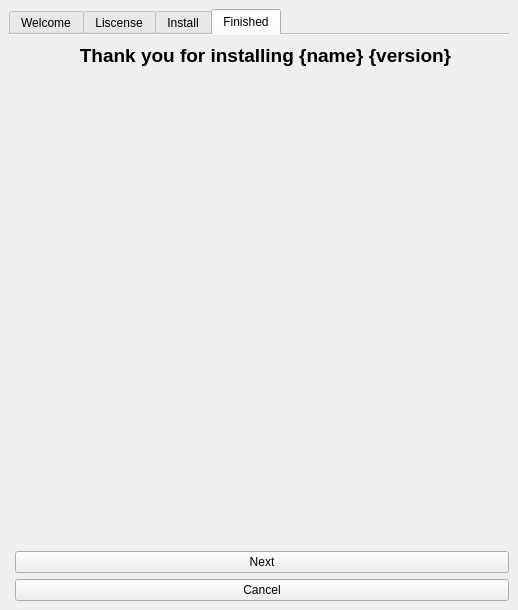
<?xml version="1.0" encoding="UTF-8"?>
<ui version="4.0">
 <author>Derek Baier</author>
 <class>MainWindow</class>
 <widget class="QMainWindow" name="MainWindow">
  <property name="geometry">
   <rect>
    <x>0</x>
    <y>0</y>
    <width>502</width>
    <height>610</height>
   </rect>
  </property>
  <property name="maximumSize">
   <size>
    <width>502</width>
    <height>10000</height>
   </size>
  </property>
  <property name="acceptDrops">
   <bool>true</bool>
  </property>
  <property name="windowTitle">
   <string>MainWindow</string>
  </property>
  <widget class="QWidget" name="centralwidget">
   <property name="autoFillBackground">
    <bool>false</bool>
   </property>
   <layout class="QFormLayout" name="formLayout">
    <item row="2" column="1">
     <widget class="QPushButton" name="cancel">
      <property name="text">
       <string>Cancel</string>
      </property>
      <property name="checkable">
       <bool>false</bool>
      </property>
      <property name="default">
       <bool>false</bool>
      </property>
     </widget>
    </item>
    <item row="0" column="0" colspan="2">
     <widget class="QTabWidget" name="tabs">
      <property name="enabled">
       <bool>true</bool>
      </property>
      <property name="inputMethodHints">
       <set>Qt::ImhNone</set>
      </property>
      <property name="currentIndex">
       <number>3</number>
      </property>
      <property name="usesScrollButtons">
       <bool>false</bool>
      </property>
      <property name="documentMode">
       <bool>true</bool>
      </property>
      <property name="tabsClosable">
       <bool>false</bool>
      </property>
      <property name="movable">
       <bool>false</bool>
      </property>
      <property name="tabBarAutoHide">
       <bool>false</bool>
      </property>
      <widget class="QWidget" name="welcome">
       <property name="enabled">
        <bool>true</bool>
       </property>
       <property name="sizePolicy">
        <sizepolicy hsizetype="Expanding" vsizetype="Expanding">
         <horstretch>0</horstretch>
         <verstretch>0</verstretch>
        </sizepolicy>
       </property>
       <property name="maximumSize">
        <size>
         <width>16777215</width>
         <height>16777215</height>
        </size>
       </property>
       <attribute name="title">
        <string>Welcome</string>
       </attribute>
       <layout class="QFormLayout" name="formLayout_2">
        <item row="0" column="0">
         <widget class="QLabel" name="label_2">
          <property name="text">
           <string/>
          </property>
          <property name="pixmap">
           <pixmap resource="Resources.qrc">:/icons/Icons/Installer.svg</pixmap>
          </property>
          <property name="scaledContents">
           <bool>false</bool>
          </property>
          <property name="alignment">
           <set>Qt::AlignCenter</set>
          </property>
         </widget>
        </item>
        <item row="0" column="1">
         <widget class="QLabel" name="welcomeLabel">
          <property name="layoutDirection">
           <enum>Qt::LeftToRight</enum>
          </property>
          <property name="text">
           <string>&lt;html&gt;&lt;head/&gt;&lt;body&gt;&lt;p&gt;&lt;span style=&quot; font-size:14pt; font-weight:600;&quot;&gt;Welcome to the {name} {version} installer&lt;/span&gt;&lt;/p&gt;&lt;/body&gt;&lt;/html&gt;</string>
          </property>
          <property name="alignment">
           <set>Qt::AlignCenter</set>
          </property>
         </widget>
        </item>
        <item row="1" column="0" colspan="2">
         <widget class="QLabel" name="label_6">
          <property name="text">
           <string>This program will walk you through the installation of the following program:</string>
          </property>
          <property name="wordWrap">
           <bool>true</bool>
          </property>
         </widget>
        </item>
        <item row="2" column="0" colspan="2">
         <widget class="QTextBrowser" name="programDescription">
          <property name="minimumSize">
           <size>
            <width>0</width>
            <height>375</height>
           </size>
          </property>
          <property name="html">
           <string>&lt;!DOCTYPE HTML PUBLIC &quot;-//W3C//DTD HTML 4.0//EN&quot; &quot;http://www.w3.org/TR/REC-html40/strict.dtd&quot;&gt;
&lt;html&gt;&lt;head&gt;&lt;meta name=&quot;qrichtext&quot; content=&quot;1&quot; /&gt;&lt;style type=&quot;text/css&quot;&gt;
p, li { white-space: pre-wrap; }
&lt;/style&gt;&lt;/head&gt;&lt;body style=&quot; font-family:'Ubuntu'; font-size:10pt; font-weight:400; font-style:normal;&quot;&gt;
&lt;p style=&quot; margin-top:0px; margin-bottom:0px; margin-left:0px; margin-right:0px; -qt-block-indent:0; text-indent:0px;&quot;&gt;&lt;span style=&quot; font-size:11pt; font-weight:600;&quot;&gt;Name: {name}&lt;/span&gt;&lt;/p&gt;
&lt;p style=&quot;-qt-paragraph-type:empty; margin-top:0px; margin-bottom:0px; margin-left:0px; margin-right:0px; -qt-block-indent:0; text-indent:0px; font-size:11pt; font-weight:600;&quot;&gt;&lt;br /&gt;&lt;/p&gt;
&lt;p style=&quot; margin-top:0px; margin-bottom:0px; margin-left:0px; margin-right:0px; -qt-block-indent:0; text-indent:0px;&quot;&gt;&lt;span style=&quot; font-size:11pt; font-weight:600;&quot;&gt;Version: {version}&lt;/span&gt;&lt;/p&gt;
&lt;p style=&quot;-qt-paragraph-type:empty; margin-top:0px; margin-bottom:0px; margin-left:0px; margin-right:0px; -qt-block-indent:0; text-indent:0px; font-size:11pt; font-weight:600;&quot;&gt;&lt;br /&gt;&lt;/p&gt;
&lt;p style=&quot; margin-top:0px; margin-bottom:0px; margin-left:0px; margin-right:0px; -qt-block-indent:0; text-indent:0px;&quot;&gt;&lt;span style=&quot; font-size:11pt; font-weight:600;&quot;&gt;Language: Python&lt;/span&gt;&lt;/p&gt;
&lt;p style=&quot;-qt-paragraph-type:empty; margin-top:0px; margin-bottom:0px; margin-left:0px; margin-right:0px; -qt-block-indent:0; text-indent:0px; font-size:11pt; font-weight:600;&quot;&gt;&lt;br /&gt;&lt;/p&gt;
&lt;p style=&quot; margin-top:0px; margin-bottom:0px; margin-left:0px; margin-right:0px; -qt-block-indent:0; text-indent:0px;&quot;&gt;&lt;span style=&quot; font-size:11pt; font-weight:600;&quot;&gt;Developer: {developer}&lt;/span&gt;&lt;/p&gt;
&lt;p style=&quot;-qt-paragraph-type:empty; margin-top:0px; margin-bottom:0px; margin-left:0px; margin-right:0px; -qt-block-indent:0; text-indent:0px; font-size:11pt; font-weight:600;&quot;&gt;&lt;br /&gt;&lt;/p&gt;
&lt;p style=&quot; margin-top:0px; margin-bottom:0px; margin-left:0px; margin-right:0px; -qt-block-indent:0; text-indent:0px;&quot;&gt;&lt;span style=&quot; font-size:11pt; font-weight:600;&quot;&gt;Maintainer: {maintainer}&lt;/span&gt;&lt;/p&gt;
&lt;p style=&quot;-qt-paragraph-type:empty; margin-top:0px; margin-bottom:0px; margin-left:0px; margin-right:0px; -qt-block-indent:0; text-indent:0px; font-size:11pt; font-weight:600;&quot;&gt;&lt;br /&gt;&lt;/p&gt;
&lt;p style=&quot; margin-top:0px; margin-bottom:0px; margin-left:0px; margin-right:0px; -qt-block-indent:0; text-indent:0px;&quot;&gt;&lt;span style=&quot; font-size:11pt; font-weight:600;&quot;&gt;Email: {email}&lt;/span&gt;&lt;/p&gt;&lt;/body&gt;&lt;/html&gt;</string>
          </property>
         </widget>
        </item>
       </layout>
      </widget>
      <widget class="QWidget" name="liscense">
       <property name="enabled">
        <bool>true</bool>
       </property>
       <property name="minimumSize">
        <size>
         <width>484</width>
         <height>483</height>
        </size>
       </property>
       <attribute name="title">
        <string>Liscense</string>
       </attribute>
       <layout class="QFormLayout" name="formLayout_3">
        <item row="0" column="0">
         <widget class="QLabel" name="label_3">
          <property name="text">
           <string/>
          </property>
          <property name="pixmap">
           <pixmap resource="Resources.qrc">:/icons/Icons/Liscense.svg</pixmap>
          </property>
          <property name="scaledContents">
           <bool>false</bool>
          </property>
          <property name="alignment">
           <set>Qt::AlignCenter</set>
          </property>
         </widget>
        </item>
        <item row="0" column="1">
         <widget class="QLabel" name="label_4">
          <property name="layoutDirection">
           <enum>Qt::LeftToRight</enum>
          </property>
          <property name="text">
           <string>&lt;html&gt;&lt;head/&gt;&lt;body&gt;&lt;p&gt;&lt;span style=&quot; font-size:14pt; font-weight:600;&quot;&gt;Liscense Agreement&lt;/span&gt;&lt;/p&gt;&lt;/body&gt;&lt;/html&gt;</string>
          </property>
          <property name="alignment">
           <set>Qt::AlignCenter</set>
          </property>
         </widget>
        </item>
        <item row="1" column="0" colspan="2">
         <widget class="QLabel" name="label_5">
          <property name="text">
           <string>Please read and agree to the following  agreement, you must accept the agreement in order to continue with the installation</string>
          </property>
          <property name="wordWrap">
           <bool>true</bool>
          </property>
         </widget>
        </item>
        <item row="2" column="0" colspan="2">
         <widget class="QTextBrowser" name="textBrowser_2">
          <property name="minimumSize">
           <size>
            <width>0</width>
            <height>300</height>
           </size>
          </property>
          <property name="html">
           <string>&lt;!DOCTYPE HTML PUBLIC &quot;-//W3C//DTD HTML 4.0//EN&quot; &quot;http://www.w3.org/TR/REC-html40/strict.dtd&quot;&gt;
&lt;html&gt;&lt;head&gt;&lt;meta name=&quot;qrichtext&quot; content=&quot;1&quot; /&gt;&lt;style type=&quot;text/css&quot;&gt;
p, li { white-space: pre-wrap; }
&lt;/style&gt;&lt;/head&gt;&lt;body style=&quot; font-family:'Ubuntu'; font-size:10pt; font-weight:400; font-style:normal;&quot;&gt;
&lt;p style=&quot; margin-top:0px; margin-bottom:0px; margin-left:0px; margin-right:0px; -qt-block-indent:0; text-indent:0px;&quot;&gt;Permission is hereby granted, free of charge, to any person obtaining a copy of this software and associated files (the &amp;quot;Software&amp;quot;), to deal in the Software without restriction, including without limitation the rights to use, copy, modify, merge, publish, distribute, sublicense, and/or sell copies of the Software, and to permit persons to whom the Software is furnished to do so, subject to the following conditions:&lt;/p&gt;
&lt;p style=&quot;-qt-paragraph-type:empty; margin-top:0px; margin-bottom:0px; margin-left:0px; margin-right:0px; -qt-block-indent:0; text-indent:0px;&quot;&gt;&lt;br /&gt;&lt;/p&gt;
&lt;p style=&quot; margin-top:0px; margin-bottom:0px; margin-left:0px; margin-right:0px; -qt-block-indent:0; text-indent:0px;&quot;&gt;The above copyright notice and this permission notice shall be included in all copies or substantial portions of the Software.&lt;/p&gt;
&lt;p style=&quot;-qt-paragraph-type:empty; margin-top:0px; margin-bottom:0px; margin-left:0px; margin-right:0px; -qt-block-indent:0; text-indent:0px;&quot;&gt;&lt;br /&gt;&lt;/p&gt;
&lt;p style=&quot; margin-top:0px; margin-bottom:0px; margin-left:0px; margin-right:0px; -qt-block-indent:0; text-indent:0px;&quot;&gt;&lt;span style=&quot; font-weight:600;&quot;&gt;THE SOFTWARE IS PROVIDED &amp;quot;AS IS&amp;quot;, WITHOUT WARRANTY OF ANY KIND, EXPRESS OR IMPLIED, INCLUDING BUT NOT LIMITED TO THE WARRANTIES OF MERCHANTABILITY, FITNESS FOR A PARTICULAR PURPOSE AND NONINFRINGEMENT. IN NO EVENT SHALL THE AUTHORS OR COPYRIGHT HOLDERS BE LIABLE FOR ANY CLAIM, DAMAGES OR OTHER LIABILITY, WHETHER IN AN ACTION OF CONTRACT, TORT OR OTHERWISE, ARISING FROM, OUT OF OR IN CONNECTION WITH THE SOFTWARE OR THE USE OR OTHER DEALINGS IN THE SOFTWARE.&lt;/span&gt;&lt;/p&gt;&lt;/body&gt;&lt;/html&gt;</string>
          </property>
         </widget>
        </item>
        <item row="3" column="0" colspan="2">
         <widget class="QRadioButton" name="accepted">
          <property name="text">
           <string>I accept the agreement</string>
          </property>
          <property name="checked">
           <bool>false</bool>
          </property>
         </widget>
        </item>
        <item row="4" column="0" colspan="2">
         <widget class="QRadioButton" name="not_accepted">
          <property name="enabled">
           <bool>true</bool>
          </property>
          <property name="text">
           <string>I do not accept the agreement</string>
          </property>
          <property name="checked">
           <bool>true</bool>
          </property>
         </widget>
        </item>
       </layout>
      </widget>
      <widget class="QWidget" name="installation">
       <attribute name="title">
        <string>Install</string>
       </attribute>
       <layout class="QFormLayout" name="formLayout_4">
        <item row="0" column="0">
         <widget class="QLabel" name="label_7">
          <property name="text">
           <string/>
          </property>
          <property name="pixmap">
           <pixmap resource="Resources.qrc">:/icons/Icons/Install.svg</pixmap>
          </property>
          <property name="scaledContents">
           <bool>false</bool>
          </property>
          <property name="alignment">
           <set>Qt::AlignCenter</set>
          </property>
         </widget>
        </item>
        <item row="0" column="1">
         <widget class="QLabel" name="label_8">
          <property name="layoutDirection">
           <enum>Qt::LeftToRight</enum>
          </property>
          <property name="text">
           <string>&lt;html&gt;&lt;head/&gt;&lt;body&gt;&lt;p&gt;&lt;span style=&quot; font-size:14pt; font-weight:600;&quot;&gt;Installation&lt;/span&gt;&lt;/p&gt;&lt;/body&gt;&lt;/html&gt;</string>
          </property>
          <property name="alignment">
           <set>Qt::AlignCenter</set>
          </property>
         </widget>
        </item>
        <item row="1" column="0" colspan="2">
         <widget class="QRadioButton" name="installForEveryone">
          <property name="text">
           <string>Install for all users (Requires root)</string>
          </property>
          <property name="checked">
           <bool>true</bool>
          </property>
         </widget>
        </item>
        <item row="2" column="0" colspan="2">
         <widget class="QRadioButton" name="installForMeOnly">
          <property name="text">
           <string>Install for {user} only</string>
          </property>
         </widget>
        </item>
        <item row="4" column="0" colspan="2">
         <widget class="QProgressBar" name="installProgress">
          <property name="enabled">
           <bool>true</bool>
          </property>
          <property name="sizePolicy">
           <sizepolicy hsizetype="Expanding" vsizetype="Expanding">
            <horstretch>0</horstretch>
            <verstretch>0</verstretch>
           </sizepolicy>
          </property>
          <property name="minimumSize">
           <size>
            <width>478</width>
            <height>0</height>
           </size>
          </property>
          <property name="acceptDrops">
           <bool>false</bool>
          </property>
          <property name="autoFillBackground">
           <bool>false</bool>
          </property>
          <property name="minimum">
           <number>0</number>
          </property>
          <property name="value">
           <number>0</number>
          </property>
          <property name="textVisible">
           <bool>true</bool>
          </property>
          <property name="invertedAppearance">
           <bool>false</bool>
          </property>
         </widget>
        </item>
        <item row="3" column="0" colspan="2">
         <spacer name="verticalSpacer">
          <property name="orientation">
           <enum>Qt::Vertical</enum>
          </property>
          <property name="sizeType">
           <enum>QSizePolicy::Maximum</enum>
          </property>
          <property name="sizeHint" stdset="0">
           <size>
            <width>20</width>
            <height>350</height>
           </size>
          </property>
         </spacer>
        </item>
       </layout>
      </widget>
      <widget class="QWidget" name="finished">
       <attribute name="title">
        <string>Finished</string>
       </attribute>
       <layout class="QFormLayout" name="formLayout_5">
        <item row="0" column="0">
         <widget class="QLabel" name="label_9">
          <property name="text">
           <string/>
          </property>
          <property name="pixmap">
           <pixmap resource="Resources.qrc">:/icons/Icons/Done.svg</pixmap>
          </property>
          <property name="scaledContents">
           <bool>false</bool>
          </property>
          <property name="alignment">
           <set>Qt::AlignCenter</set>
          </property>
         </widget>
        </item>
        <item row="0" column="1">
         <widget class="QLabel" name="thankYouForInstalling">
          <property name="layoutDirection">
           <enum>Qt::LeftToRight</enum>
          </property>
          <property name="text">
           <string>&lt;html&gt;&lt;head/&gt;&lt;body&gt;&lt;p&gt;&lt;span style=&quot; font-size:14pt; font-weight:600;&quot;&gt;Thank you for installing {name} {version}&lt;/span&gt;&lt;/p&gt;&lt;/body&gt;&lt;/html&gt;</string>
          </property>
          <property name="alignment">
           <set>Qt::AlignCenter</set>
          </property>
         </widget>
        </item>
       </layout>
      </widget>
     </widget>
    </item>
    <item row="1" column="1">
     <widget class="QPushButton" name="next_button">
      <property name="enabled">
       <bool>true</bool>
      </property>
      <property name="text">
       <string>Next</string>
      </property>
      <property name="default">
       <bool>false</bool>
      </property>
     </widget>
    </item>
   </layout>
  </widget>
 </widget>
 <resources>
  <include location="Resources.qrc"/>
 </resources>
 <connections/>
</ui>
